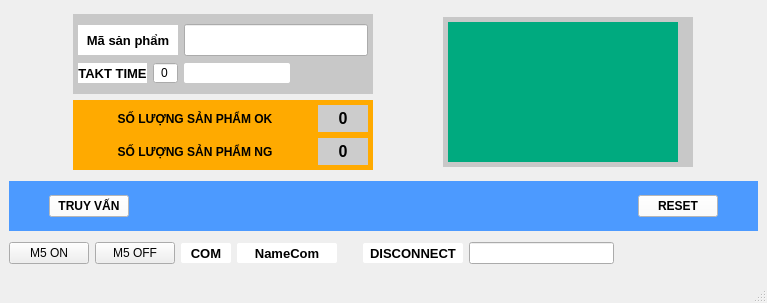
<?xml version="1.0" encoding="UTF-8"?>
<ui version="4.0">
 <class>MainWindow</class>
 <widget class="QMainWindow" name="MainWindow">
  <property name="geometry">
   <rect>
    <x>0</x>
    <y>0</y>
    <width>767</width>
    <height>303</height>
   </rect>
  </property>
  <property name="sizePolicy">
   <sizepolicy hsizetype="Minimum" vsizetype="Minimum">
    <horstretch>0</horstretch>
    <verstretch>0</verstretch>
   </sizepolicy>
  </property>
  <property name="windowTitle">
   <string>MainWindow</string>
  </property>
  <widget class="QWidget" name="centralwidget">
   <layout class="QGridLayout" name="gridLayout_2">
    <item row="2" column="0">
     <layout class="QHBoxLayout" name="horizontalLayout">
      <item>
       <widget class="QPushButton" name="pushButton_4">
        <property name="text">
         <string>M5 ON</string>
        </property>
       </widget>
      </item>
      <item>
       <widget class="QPushButton" name="pushButton_3">
        <property name="text">
         <string>M5 OFF</string>
        </property>
       </widget>
      </item>
      <item>
       <widget class="QLabel" name="labelCOM">
        <property name="font">
         <font>
          <pointsize>10</pointsize>
          <bold>true</bold>
         </font>
        </property>
        <property name="styleSheet">
         <string notr="true">QLabel#labelCOM
{
	background-color: rgb(255, 255, 255);
	max-height: 20px;
	min-width:50px;
	border-radius: 2px; 
}</string>
        </property>
        <property name="text">
         <string>COM</string>
        </property>
        <property name="alignment">
         <set>Qt::AlignmentFlag::AlignCenter</set>
        </property>
       </widget>
      </item>
      <item>
       <widget class="QLabel" name="labelNameCom">
        <property name="font">
         <font>
          <pointsize>10</pointsize>
          <bold>true</bold>
         </font>
        </property>
        <property name="styleSheet">
         <string notr="true">QLabel#labelNameCom
{
	background-color: rgb(255, 255, 255);
	max-height: 20px;
	min-width:100px;
	border-radius: 2px; 
}</string>
        </property>
        <property name="text">
         <string>NameCom</string>
        </property>
        <property name="alignment">
         <set>Qt::AlignmentFlag::AlignCenter</set>
        </property>
       </widget>
      </item>
      <item>
       <spacer name="horizontalSpacer_4">
        <property name="orientation">
         <enum>Qt::Orientation::Horizontal</enum>
        </property>
        <property name="sizeType">
         <enum>QSizePolicy::Policy::Fixed</enum>
        </property>
        <property name="sizeHint" stdset="0">
         <size>
          <width>20</width>
          <height>20</height>
         </size>
        </property>
       </spacer>
      </item>
      <item>
       <widget class="QLabel" name="labelStsCom">
        <property name="font">
         <font>
          <pointsize>10</pointsize>
          <bold>true</bold>
         </font>
        </property>
        <property name="styleSheet">
         <string notr="true">QLabel#labelStsCom
{
	background-color: rgb(255, 255, 255);
	max-height: 20px;
	min-width:100px;
	border-radius: 2px; 
}</string>
        </property>
        <property name="text">
         <string>DISCONNECT</string>
        </property>
        <property name="alignment">
         <set>Qt::AlignmentFlag::AlignCenter</set>
        </property>
       </widget>
      </item>
      <item>
       <widget class="QLineEdit" name="lineEdit"/>
      </item>
      <item>
       <spacer name="horizontalSpacer_5">
        <property name="orientation">
         <enum>Qt::Orientation::Horizontal</enum>
        </property>
        <property name="sizeType">
         <enum>QSizePolicy::Policy::Expanding</enum>
        </property>
        <property name="sizeHint" stdset="0">
         <size>
          <width>80</width>
          <height>20</height>
         </size>
        </property>
       </spacer>
      </item>
     </layout>
    </item>
    <item row="1" column="0">
     <widget class="QWidget" name="widget_expand_funtion" native="true">
      <property name="styleSheet">
       <string notr="true">QWidget#widget_expand_funtion
{
	background-color: rgb(76, 154, 255);
	max-height:50px;
}</string>
      </property>
      <layout class="QHBoxLayout" name="horizontalLayout_7">
       <property name="leftMargin">
        <number>0</number>
       </property>
       <property name="topMargin">
        <number>0</number>
       </property>
       <property name="rightMargin">
        <number>0</number>
       </property>
       <property name="bottomMargin">
        <number>0</number>
       </property>
       <item>
        <layout class="QHBoxLayout" name="horizontalLayout_6" stretch="0,0,1,0,0">
         <item>
          <spacer name="horizontalSpacer_2">
           <property name="orientation">
            <enum>Qt::Orientation::Horizontal</enum>
           </property>
           <property name="sizeHint" stdset="0">
            <size>
             <width>40</width>
             <height>20</height>
            </size>
           </property>
          </spacer>
         </item>
         <item>
          <widget class="QPushButton" name="pushButton">
           <property name="font">
            <font>
             <bold>true</bold>
            </font>
           </property>
           <property name="styleSheet">
            <string notr="true">QPushButton#pushButton
{
	background-color: rgb(255, 255, 255);
	max-height: 20px;
}</string>
           </property>
           <property name="text">
            <string>TRUY VẤN</string>
           </property>
          </widget>
         </item>
         <item>
          <spacer name="horizontalSpacer">
           <property name="orientation">
            <enum>Qt::Orientation::Horizontal</enum>
           </property>
           <property name="sizeHint" stdset="0">
            <size>
             <width>40</width>
             <height>20</height>
            </size>
           </property>
          </spacer>
         </item>
         <item>
          <widget class="QPushButton" name="pushButton_2">
           <property name="font">
            <font>
             <bold>true</bold>
            </font>
           </property>
           <property name="styleSheet">
            <string notr="true">QPushButton#pushButton_2
{
	background-color: rgb(255, 255, 255);
	max-height: 20px;
}</string>
           </property>
           <property name="text">
            <string>RESET</string>
           </property>
          </widget>
         </item>
         <item>
          <spacer name="horizontalSpacer_3">
           <property name="orientation">
            <enum>Qt::Orientation::Horizontal</enum>
           </property>
           <property name="sizeHint" stdset="0">
            <size>
             <width>40</width>
             <height>20</height>
            </size>
           </property>
          </spacer>
         </item>
        </layout>
       </item>
      </layout>
     </widget>
    </item>
    <item row="0" column="0">
     <layout class="QHBoxLayout" name="horizontalLayout_8">
      <item>
       <layout class="QVBoxLayout" name="verticalLayout_6">
        <item>
         <widget class="QWidget" name="widget_container" native="true">
          <property name="styleSheet">
           <string notr="true">QWidget#widget_container {
	background-color:rgb(200, 200, 200);
	max-width: 300px;
	min-height: 80px;
}
</string>
          </property>
          <layout class="QVBoxLayout" name="verticalLayout_2">
           <property name="leftMargin">
            <number>0</number>
           </property>
           <property name="topMargin">
            <number>0</number>
           </property>
           <property name="rightMargin">
            <number>0</number>
           </property>
           <property name="bottomMargin">
            <number>0</number>
           </property>
           <item>
            <layout class="QVBoxLayout" name="verticalLayout">
             <property name="leftMargin">
              <number>5</number>
             </property>
             <property name="topMargin">
              <number>5</number>
             </property>
             <property name="rightMargin">
              <number>5</number>
             </property>
             <property name="bottomMargin">
              <number>5</number>
             </property>
             <item>
              <layout class="QHBoxLayout" name="horizontalLayout_4" stretch="0,1">
               <item>
                <widget class="QLabel" name="label_sp">
                 <property name="sizePolicy">
                  <sizepolicy hsizetype="Fixed" vsizetype="Fixed">
                   <horstretch>0</horstretch>
                   <verstretch>0</verstretch>
                  </sizepolicy>
                 </property>
                 <property name="minimumSize">
                  <size>
                   <width>100</width>
                   <height>0</height>
                  </size>
                 </property>
                 <property name="maximumSize">
                  <size>
                   <width>50</width>
                   <height>30</height>
                  </size>
                 </property>
                 <property name="font">
                  <font>
                   <pointsize>10</pointsize>
                   <bold>true</bold>
                  </font>
                 </property>
                 <property name="styleSheet">
                  <string notr="true">QLabel#label_sp
{
	background-color: rgb(255, 255, 255);
	max-width:50px;
	max-height:30px;
}</string>
                 </property>
                 <property name="text">
                  <string>Mã sản phẩm</string>
                 </property>
                 <property name="alignment">
                  <set>Qt::AlignmentFlag::AlignCenter</set>
                 </property>
                </widget>
               </item>
               <item>
                <widget class="QLineEdit" name="data_serial">
                 <property name="font">
                  <font>
                   <pointsize>13</pointsize>
                  </font>
                 </property>
                 <property name="autoFillBackground">
                  <bool>false</bool>
                 </property>
                 <property name="styleSheet">
                  <string notr="true">QLineEdit#data_serial
{
	min-width: 120px;
	max-height: 30px;
}</string>
                 </property>
                 <property name="readOnly">
                  <bool>false</bool>
                 </property>
                </widget>
               </item>
              </layout>
             </item>
             <item>
              <layout class="QHBoxLayout" name="horizontalLayout_2">
               <item>
                <widget class="QLabel" name="label_takttime">
                 <property name="font">
                  <font>
                   <pointsize>10</pointsize>
                   <bold>true</bold>
                  </font>
                 </property>
                 <property name="styleSheet">
                  <string notr="true">QLabel#label_takttime
{
	background-color: rgb(255, 255, 255);
	max-width:80px;
	max-height:20px;
}</string>
                 </property>
                 <property name="text">
                  <string>TAKT TIME</string>
                 </property>
                 <property name="alignment">
                  <set>Qt::AlignmentFlag::AlignCenter</set>
                 </property>
                </widget>
               </item>
               <item>
                <widget class="QSpinBox" name="spinBox">
                 <property name="styleSheet">
                  <string notr="true">QSpinBox#spinBox
{
	max-width:50px;
	max-height:20px;
}</string>
                 </property>
                 <property name="alignment">
                  <set>Qt::AlignmentFlag::AlignCenter</set>
                 </property>
                 <property name="buttonSymbols">
                  <enum>QAbstractSpinBox::ButtonSymbols::NoButtons</enum>
                 </property>
                 <property name="maximum">
                  <number>59</number>
                 </property>
                </widget>
               </item>
               <item>
                <widget class="QLineEdit" name="lineEditTaktTime">
                 <property name="sizePolicy">
                  <sizepolicy hsizetype="Fixed" vsizetype="Fixed">
                   <horstretch>0</horstretch>
                   <verstretch>0</verstretch>
                  </sizepolicy>
                 </property>
                 <property name="styleSheet">
                  <string notr="true">QLineEdit#lineEditTaktTime
{
	min-width: 50px;
	max-height:20px;
	border-radius: 2px; 
}</string>
                 </property>
                 <property name="alignment">
                  <set>Qt::AlignmentFlag::AlignCenter</set>
                 </property>
                 <property name="readOnly">
                  <bool>true</bool>
                 </property>
                </widget>
               </item>
               <item>
                <spacer name="horizontalSpacer_6">
                 <property name="orientation">
                  <enum>Qt::Orientation::Horizontal</enum>
                 </property>
                 <property name="sizeHint" stdset="0">
                  <size>
                   <width>40</width>
                   <height>20</height>
                  </size>
                 </property>
                </spacer>
               </item>
              </layout>
             </item>
            </layout>
           </item>
          </layout>
         </widget>
        </item>
        <item>
         <widget class="QWidget" name="widget_count_ok" native="true">
          <property name="styleSheet">
           <string notr="true">QWidget#widget_count_ok {
	background-color: rgb(255, 170, 0);
	max-width: 300px;
	min-height: 70px;
}
</string>
          </property>
          <layout class="QGridLayout" name="gridLayout">
           <property name="leftMargin">
            <number>5</number>
           </property>
           <property name="topMargin">
            <number>5</number>
           </property>
           <property name="rightMargin">
            <number>5</number>
           </property>
           <property name="bottomMargin">
            <number>5</number>
           </property>
           <item row="0" column="0">
            <layout class="QHBoxLayout" name="horizontalLayout_3">
             <item>
              <widget class="QLabel" name="label_ok">
               <property name="font">
                <font>
                 <pointsize>9</pointsize>
                 <bold>true</bold>
                </font>
               </property>
               <property name="styleSheet">
                <string notr="true">QLabel#label_ok
{
}</string>
               </property>
               <property name="text">
                <string>SỐ LƯỢNG SẢN PHẨM OK</string>
               </property>
               <property name="alignment">
                <set>Qt::AlignmentFlag::AlignCenter</set>
               </property>
              </widget>
             </item>
             <item>
              <widget class="QLabel" name="label_count_ok">
               <property name="font">
                <font>
                 <pointsize>12</pointsize>
                 <bold>true</bold>
                </font>
               </property>
               <property name="styleSheet">
                <string notr="true">QLabel#label_count_ok
{
	background-color: rgb(204, 204, 204);
	max-width:50px;
	max-height:70px;
}</string>
               </property>
               <property name="text">
                <string>0</string>
               </property>
               <property name="alignment">
                <set>Qt::AlignmentFlag::AlignCenter</set>
               </property>
              </widget>
             </item>
            </layout>
           </item>
           <item row="1" column="0">
            <layout class="QHBoxLayout" name="horizontalLayout_5">
             <item>
              <widget class="QLabel" name="label_ng">
               <property name="font">
                <font>
                 <pointsize>9</pointsize>
                 <bold>true</bold>
                </font>
               </property>
               <property name="styleSheet">
                <string notr="true">QLabel#label_ng
{

}</string>
               </property>
               <property name="text">
                <string>SỐ LƯỢNG SẢN PHẨM NG</string>
               </property>
               <property name="alignment">
                <set>Qt::AlignmentFlag::AlignCenter</set>
               </property>
              </widget>
             </item>
             <item>
              <widget class="QLabel" name="label_count_ng">
               <property name="font">
                <font>
                 <pointsize>12</pointsize>
                 <bold>true</bold>
                </font>
               </property>
               <property name="styleSheet">
                <string notr="true">QLabel#label_count_ng
{
	background-color: rgb(204, 204, 204);
	max-width:50px;
	max-height:70px;
}</string>
               </property>
               <property name="text">
                <string>0</string>
               </property>
               <property name="alignment">
                <set>Qt::AlignmentFlag::AlignCenter</set>
               </property>
              </widget>
             </item>
            </layout>
           </item>
          </layout>
         </widget>
        </item>
       </layout>
      </item>
      <item>
       <widget class="QWidget" name="widget_product" native="true">
        <property name="styleSheet">
         <string notr="true">QWidget#widget_product{
	background-color: rgb(200, 200, 200);
	max-width:250px;
	max-height:150px;
}</string>
        </property>
        <layout class="QVBoxLayout" name="verticalLayout_4">
         <property name="leftMargin">
          <number>5</number>
         </property>
         <property name="topMargin">
          <number>5</number>
         </property>
         <property name="rightMargin">
          <number>5</number>
         </property>
         <property name="bottomMargin">
          <number>5</number>
         </property>
         <item>
          <widget class="QLabel" name="label_product">
           <property name="sizePolicy">
            <sizepolicy hsizetype="Maximum" vsizetype="Maximum">
             <horstretch>0</horstretch>
             <verstretch>0</verstretch>
            </sizepolicy>
           </property>
           <property name="maximumSize">
            <size>
             <width>16777215</width>
             <height>250</height>
            </size>
           </property>
           <property name="font">
            <font>
             <pointsize>30</pointsize>
             <bold>true</bold>
            </font>
           </property>
           <property name="styleSheet">
            <string notr="true">QLabel#label_product
{
	background-color: rgb(0, 170, 127);
	min-width: 230px;
	max-height:250px;
	color: rgb(0, 0, 0);
}</string>
           </property>
           <property name="text">
            <string/>
           </property>
           <property name="alignment">
            <set>Qt::AlignmentFlag::AlignCenter</set>
           </property>
          </widget>
         </item>
        </layout>
       </widget>
      </item>
     </layout>
    </item>
   </layout>
  </widget>
  <widget class="QMenuBar" name="menubar">
   <property name="geometry">
    <rect>
     <x>0</x>
     <y>0</y>
     <width>767</width>
     <height>26</height>
    </rect>
   </property>
  </widget>
  <widget class="QStatusBar" name="statusbar"/>
 </widget>
 <resources/>
 <connections/>
</ui>
